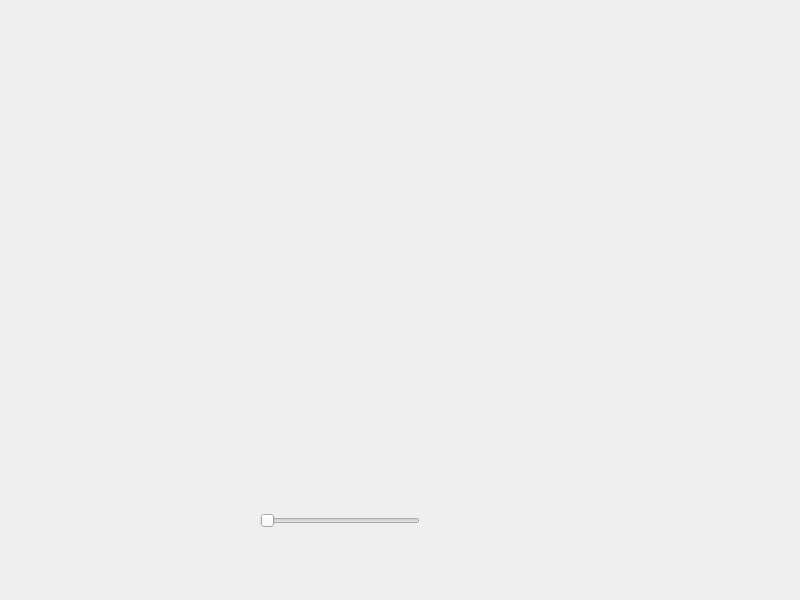
<?xml version="1.0" encoding="UTF-8"?>
<ui version="4.0">
 <class>Widget</class>
 <widget class="QWidget" name="Widget">
  <property name="geometry">
   <rect>
    <x>0</x>
    <y>0</y>
    <width>800</width>
    <height>600</height>
   </rect>
  </property>
  <property name="windowTitle">
   <string>Widget</string>
  </property>
  <widget class="QSlider" name="horizontalSlider">
   <property name="geometry">
    <rect>
     <x>260</x>
     <y>510</y>
     <width>160</width>
     <height>22</height>
    </rect>
   </property>
   <property name="maximum">
    <number>20</number>
   </property>
   <property name="orientation">
    <enum>Qt::Horizontal</enum>
   </property>
  </widget>
 </widget>
 <resources/>
 <connections/>
</ui>
